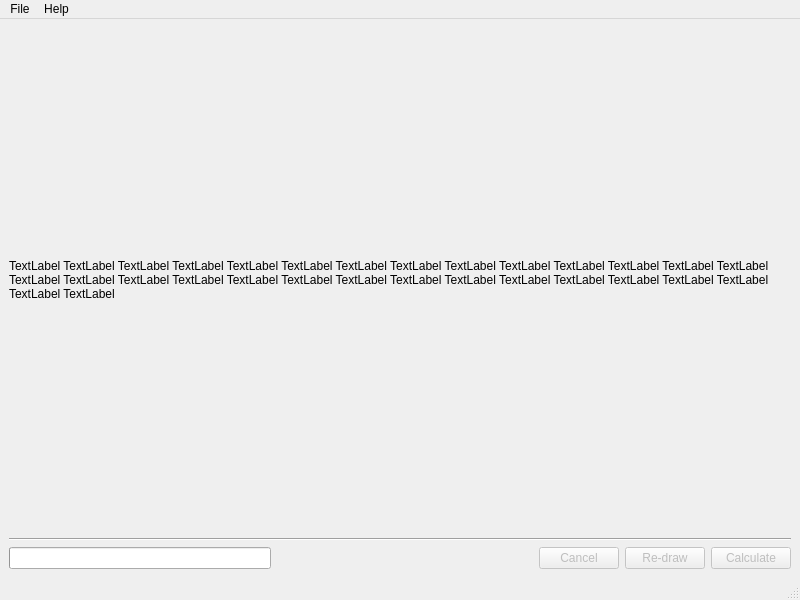
<?xml version="1.0" encoding="UTF-8"?>
<ui version="4.0">
 <class>MainWindow</class>
 <widget class="QMainWindow" name="MainWindow">
  <property name="geometry">
   <rect>
    <x>0</x>
    <y>0</y>
    <width>800</width>
    <height>600</height>
   </rect>
  </property>
  <property name="minimumSize">
   <size>
    <width>800</width>
    <height>600</height>
   </size>
  </property>
  <property name="windowTitle">
   <string>Surface area</string>
  </property>
  <widget class="QWidget" name="centralwidget">
   <layout class="QGridLayout" name="gridLayout">
    <item row="0" column="0">
     <widget class="QLabel" name="mainWindowLabel">
      <property name="text">
       <string>TextLabel TextLabel TextLabel TextLabel TextLabel TextLabel TextLabel TextLabel TextLabel TextLabel TextLabel TextLabel TextLabel TextLabel TextLabel TextLabel TextLabel TextLabel TextLabel TextLabel TextLabel TextLabel TextLabel TextLabel TextLabel TextLabel TextLabel TextLabel TextLabel TextLabel </string>
      </property>
      <property name="wordWrap">
       <bool>true</bool>
      </property>
     </widget>
    </item>
    <item row="1" column="0">
     <layout class="QVBoxLayout" name="verticalLayout">
      <item>
       <widget class="Line" name="line">
        <property name="orientation">
         <enum>Qt::Horizontal</enum>
        </property>
       </widget>
      </item>
      <item>
       <layout class="QHBoxLayout" name="horizontalLayout">
        <item>
         <widget class="QProgressBar" name="progressBar">
          <property name="value">
           <number>0</number>
          </property>
          <property name="textVisible">
           <bool>false</bool>
          </property>
         </widget>
        </item>
        <item>
         <spacer name="horizontalSpacer">
          <property name="orientation">
           <enum>Qt::Horizontal</enum>
          </property>
          <property name="sizeHint" stdset="0">
           <size>
            <width>40</width>
            <height>20</height>
           </size>
          </property>
         </spacer>
        </item>
        <item>
         <widget class="QPushButton" name="cancelButton">
          <property name="enabled">
           <bool>false</bool>
          </property>
          <property name="text">
           <string>Cancel</string>
          </property>
         </widget>
        </item>
        <item>
         <widget class="QPushButton" name="redrawButton">
          <property name="enabled">
           <bool>false</bool>
          </property>
          <property name="text">
           <string>Re-draw</string>
          </property>
         </widget>
        </item>
        <item>
         <widget class="QPushButton" name="calculateButton">
          <property name="enabled">
           <bool>false</bool>
          </property>
          <property name="text">
           <string>Calculate</string>
          </property>
         </widget>
        </item>
       </layout>
      </item>
     </layout>
    </item>
   </layout>
  </widget>
  <widget class="QMenuBar" name="menubar">
   <property name="geometry">
    <rect>
     <x>0</x>
     <y>0</y>
     <width>800</width>
     <height>21</height>
    </rect>
   </property>
   <widget class="QMenu" name="menuFile">
    <property name="title">
     <string>File</string>
    </property>
    <addaction name="actionOpen"/>
    <addaction name="actionCreateCamMatrix"/>
    <addaction name="separator"/>
    <addaction name="actionExit"/>
   </widget>
   <widget class="QMenu" name="menuView">
    <property name="title">
     <string>Help</string>
    </property>
    <addaction name="actionHowToUse"/>
    <addaction name="actionAbout"/>
   </widget>
   <addaction name="menuFile"/>
   <addaction name="menuView"/>
  </widget>
  <widget class="QStatusBar" name="statusbar"/>
  <action name="actionOpen">
   <property name="text">
    <string>Open</string>
   </property>
   <property name="statusTip">
    <string>Import Camera Matrix and Picture</string>
   </property>
  </action>
  <action name="actionExit">
   <property name="text">
    <string>Exit</string>
   </property>
   <property name="statusTip">
    <string>Exit the program</string>
   </property>
  </action>
  <action name="actionHowToUse">
   <property name="text">
    <string>How to use</string>
   </property>
   <property name="statusTip">
    <string>How to use the program</string>
   </property>
  </action>
  <action name="actionAbout">
   <property name="text">
    <string>About</string>
   </property>
   <property name="statusTip">
    <string>About this program</string>
   </property>
  </action>
  <action name="actionCreateCamMatrix">
   <property name="text">
    <string>Create Camera Matrix</string>
   </property>
   <property name="statusTip">
    <string>Create a new Camera Matrix</string>
   </property>
  </action>
 </widget>
 <resources/>
 <connections/>
</ui>
